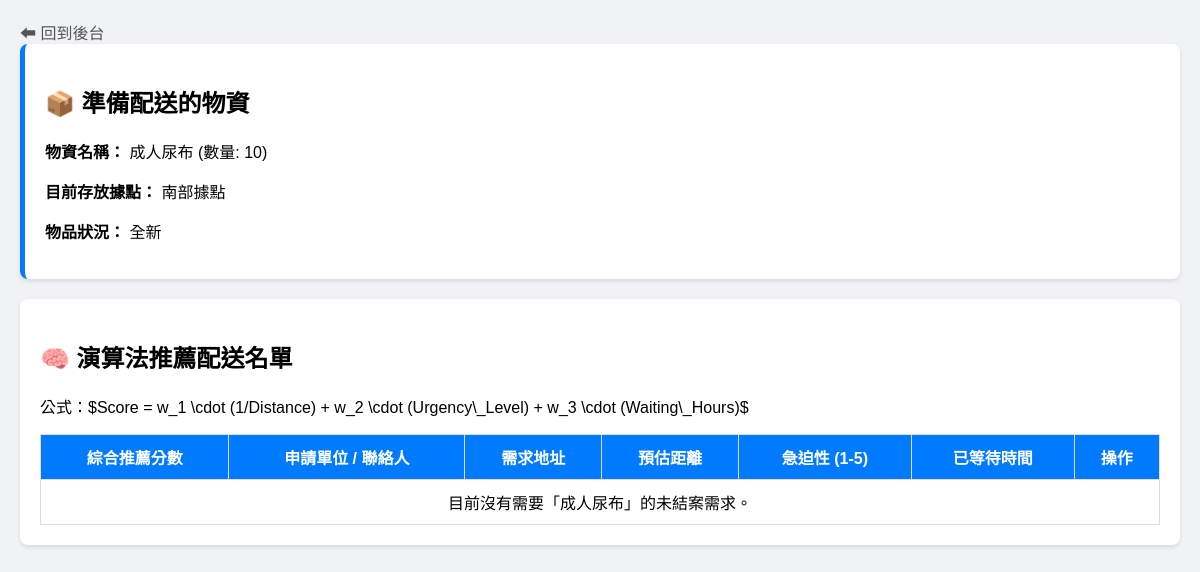
The app's page /match/1 with its own data.
### app.py (models this page shows)
class Donation(db.Model):
    id = db.Column(db.Integer, primary_key=True)
    item_name = db.Column(db.String(100), nullable=False)
    quantity = db.Column(db.Integer, nullable=False)
    donor_name = db.Column(db.String(100), nullable=False)
    condition = db.Column(db.String(10), nullable=False)
    address = db.Column(db.String(200), nullable=False)
    phone = db.Column(db.String(20), nullable=False)
    image_filename = db.Column(db.String(200), nullable=True)
    timestamp = db.Column(db.DateTime, default=datetime.now)

### app.py (the view, shortened to what this page needs)
@app.route('/match/<int:donation_id>')
def match_algorithm(donation_id):
    donation = Donation.query.get_or_404(donation_id)
    open_requests = RequestItem.query.filter_by(
        is_fulfilled=False,
        item_name=donation.item_name
    ).all()
    match_results = []
    match_results = sorted(match_results, key=lambda x: x['score'], reverse=True)
    return render_template('match.html', donation=donation, matches=match_results)

### templates/match.html (shortened to what this page needs)
<!DOCTYPE html>
<html lang="zh-TW">
<head>
</head>
<body>
    <a href="/admin?password=1234" style="text-decoration:none; color: #555;">⬅ 回到後台</a>
    <div class="card" style="border-left: 5px solid #007bff;">
        <h2>📦 準備配送的物資</h2>
        <p><strong>物資名稱：</strong> {{ donation.item_name }} (數量: {{ donation.quantity }})</p>
        <p><strong>目前存放據點：</strong> {{ donation.address }}</p>
        <p><strong>物品狀況：</strong> {{ donation.condition }}</p>
    </div>
    <div class="card">
        <h2>🧠 演算法推薦配送名單</h2>
        <p>公式：$Score = w_1 \cdot (1/Distance) + w_2 \cdot (Urgency\_Level) + w_3 \cdot (Waiting\_Hours)$</p>
        <table>
            <tr>
                <th>綜合推薦分數</th>
                <th>申請單位 / 聯絡人</th>
                <th>需求地址</th>
                <th>預估距離</th>
                <th>急迫性 (1-5)</th>
                <th>已等待時間</th>
                <th>操作</th>
            </tr>
            {% for result in matches %}
            <tr class="{% if loop.first %}highlight{% endif %}">
                <td style="color: red; font-size: 1.2em;">{{ result.score }} 分</td>
                <td>{{ result.request.requester_name }}</td>
                <td>{{ result.request.address }}</td>
                <td>約 {{ result.distance }} km</td>
                <td>{{ result.request.urgency }}</td>
                <td>{{ result.hours_waiting }} 小時</td>
                <td>
                        <a href="{{ url_for('allocate_match', request_id=match.request.id, donation_id=donation.id) }}" class="btn btn-success">✅ 調用此物資</a>
                </td>
            </tr>
            {% else %}
            <tr>
                <td colspan="7">目前沒有需要「{{ donation.item_name }}」的未結案需求。</td>
            </tr>
            {% endfor %}
        </table>
    </div>
</body>
</html>

### templates/match.html (style rules this page uses)
body { font-family: sans-serif; margin: 20px; background-color: #f0f2f5; }
.card { background-color: white; padding: 20px; border-radius: 8px; box-shadow: 0 2px 4px rgba(0,0,0,0.1); margin-bottom: 20px; }
table { width: 100%; border-collapse: collapse; margin-top: 10px; }
th, td { border: 1px solid #ddd; padding: 10px; text-align: center; }
th { background-color: #007bff; color: white; }

### records on screen
Donation: item_name "成人尿布", quantity "10", address "南部據點", condition "全新"
